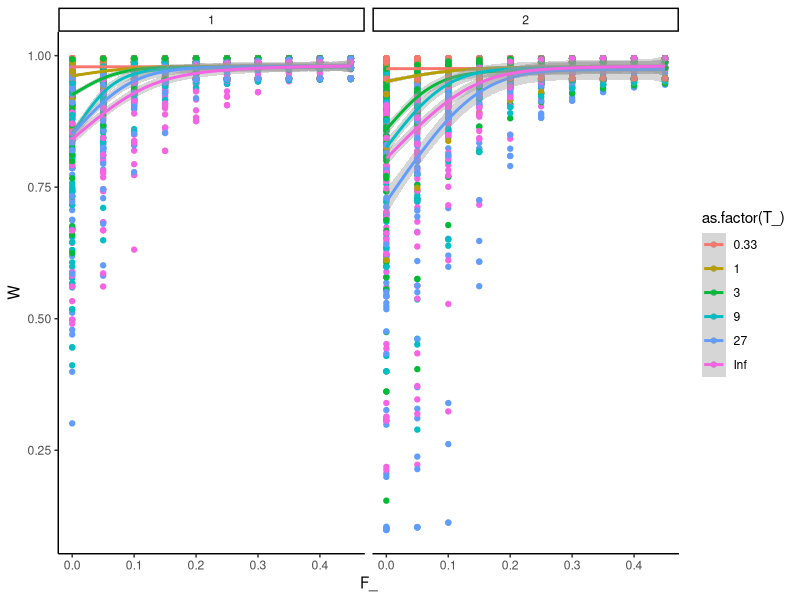

The R source for this figure:
setwd("~/github/domestication_selection_model/New")
library(dplyr)
library(ggplot2)
GSA_data <- read.csv("data/Removals_GSA_data.csv")
names(GSA_data) <- c("age_params","order","T_", "RRS", "s", "k", "p_im","F_","W")
GSA_data <-  GSA_data %>% filter(T_ != 0)



ggplot(GSA_data,
       aes(x =F_,y = W, color = as.factor(T_))) +
  geom_point()+geom_smooth()+
  facet_wrap(~order)+
  theme_classic()
nrow(GSA_data)